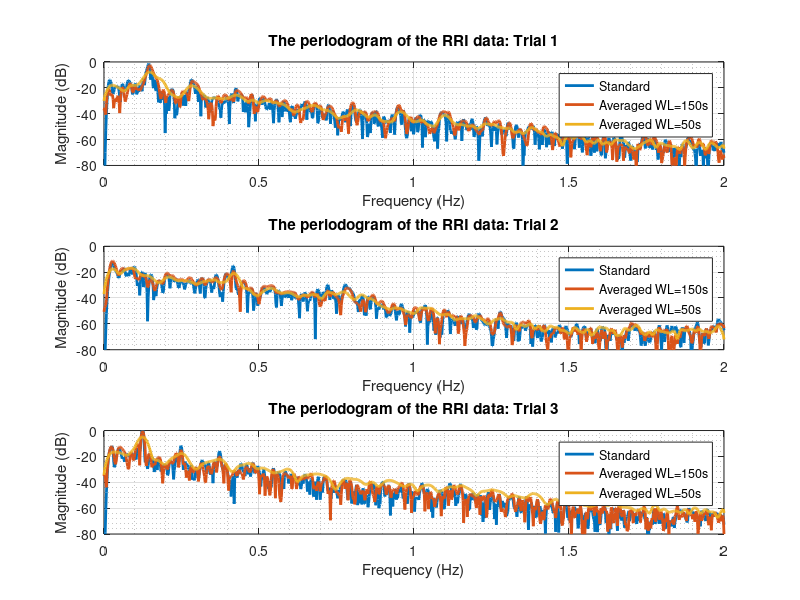

Here is the MATLAB script that generated this plot:
%% Task 1.5.a Respiratory Sinus Arrhythmia from RR-Intervals
% This task is to compare the power spectrum density of the signal
% estimated by AR model with different orders and 10000 samples. And
% compare the effect of under-modeling or over-modeling
% Author: Junyu Yan
%--------------------------------------------------------------------------

clc;clear;close all
% load('RRI-DATA.mat');
load xRRI1.mat;
load xRRI2.mat;
load xRRI3.mat;
%% Initialization
% RRI data
RRI = {xRRI_trial1,xRRI_trial2,xRRI_trial3};
% Remove the mean and detrend
RRI = {detrend(RRI{1}-mean(RRI{1})),detrend(RRI{2}-mean(RRI{2})),detrend(RRI{3}-mean(RRI{3}))};
% The sampling frequency
fs = 4;
% The number of DFT samples
nfft = 2048;
% The window length
winLength = [150, 50];
% The overlap of window
noverlap = 0;

%% Standard periodogram and averaged periodogram
for iTrial = 1:length(RRI)
    subplot(length(RRI),1,iTrial);
    %% Standard periodogarm
    % The number of samples
    nSample = length(RRI{iTrial});
    [psd_stand, f_stand] = periodogram(RRI{iTrial}, hamming(nSample), nfft, fs, 'onesided');
    % Plot the standard psd
    plot(f_stand, pow2db(psd_stand),'linewidth', 2);
    hold on;
    %% Averaged periodogram
    for index = 1:length(winLength)
        N = winLength(index) * fs;
        [psd_avg, f_avg] = pwelch(RRI{iTrial}, hamming(N), noverlap, nfft, fs);
        plot(f_avg, pow2db(psd_avg),'linewidth', 2);
        hold on;
    end
    %% label on figure
    grid on;grid minor;
    ylim([-80,0]);
    title(['The periodogram of the RRI data: Trial ',num2str(iTrial)]);
    xlabel('Frequency (Hz)');
    ylabel('Magnitude (dB)');
    legend('Standard','Averaged WL=150s','Averaged WL=50s');
end  
   

